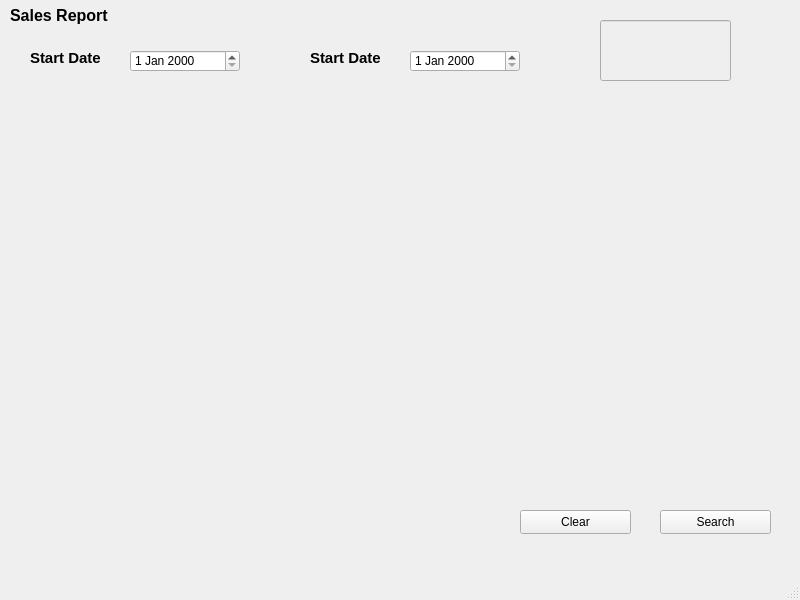
<?xml version="1.0" encoding="UTF-8"?>
<ui version="4.0">
 <class>MainWindow</class>
 <widget class="QMainWindow" name="MainWindow">
  <property name="geometry">
   <rect>
    <x>0</x>
    <y>0</y>
    <width>800</width>
    <height>600</height>
   </rect>
  </property>
  <property name="windowTitle">
   <string>MainWindow</string>
  </property>
  <widget class="QWidget" name="centralwidget">
   <widget class="QLabel" name="label">
    <property name="geometry">
     <rect>
      <x>10</x>
      <y>0</y>
      <width>111</width>
      <height>31</height>
     </rect>
    </property>
    <property name="font">
     <font>
      <pointsize>12</pointsize>
      <bold>true</bold>
     </font>
    </property>
    <property name="text">
     <string>Sales Report</string>
    </property>
   </widget>
   <widget class="QDateEdit" name="dateEdit">
    <property name="geometry">
     <rect>
      <x>130</x>
      <y>50</y>
      <width>110</width>
      <height>22</height>
     </rect>
    </property>
   </widget>
   <widget class="QLabel" name="label_2">
    <property name="geometry">
     <rect>
      <x>30</x>
      <y>50</y>
      <width>91</width>
      <height>16</height>
     </rect>
    </property>
    <property name="font">
     <font>
      <pointsize>11</pointsize>
      <bold>true</bold>
     </font>
    </property>
    <property name="text">
     <string>Start Date</string>
    </property>
   </widget>
   <widget class="QLabel" name="label_3">
    <property name="geometry">
     <rect>
      <x>310</x>
      <y>50</y>
      <width>91</width>
      <height>16</height>
     </rect>
    </property>
    <property name="font">
     <font>
      <pointsize>11</pointsize>
      <bold>true</bold>
     </font>
    </property>
    <property name="text">
     <string>Start Date</string>
    </property>
   </widget>
   <widget class="QDateEdit" name="dateEdit_2">
    <property name="geometry">
     <rect>
      <x>410</x>
      <y>50</y>
      <width>110</width>
      <height>22</height>
     </rect>
    </property>
   </widget>
   <widget class="QWidget" name="widget" native="true">
    <property name="geometry">
     <rect>
      <x>20</x>
      <y>110</y>
      <width>741</width>
      <height>391</height>
     </rect>
    </property>
   </widget>
   <widget class="QLineEdit" name="lineEdit">
    <property name="enabled">
     <bool>false</bool>
    </property>
    <property name="geometry">
     <rect>
      <x>600</x>
      <y>20</y>
      <width>131</width>
      <height>61</height>
     </rect>
    </property>
    <property name="font">
     <font>
      <pointsize>12</pointsize>
      <bold>true</bold>
     </font>
    </property>
    <property name="text">
     <string/>
    </property>
   </widget>
   <widget class="QPushButton" name="pushButton">
    <property name="geometry">
     <rect>
      <x>660</x>
      <y>510</y>
      <width>111</width>
      <height>24</height>
     </rect>
    </property>
    <property name="text">
     <string>Search</string>
    </property>
   </widget>
   <widget class="QPushButton" name="pushButton_2">
    <property name="geometry">
     <rect>
      <x>520</x>
      <y>510</y>
      <width>111</width>
      <height>24</height>
     </rect>
    </property>
    <property name="text">
     <string>Clear</string>
    </property>
   </widget>
  </widget>
  <widget class="QMenuBar" name="menubar">
   <property name="geometry">
    <rect>
     <x>0</x>
     <y>0</y>
     <width>800</width>
     <height>22</height>
    </rect>
   </property>
  </widget>
  <widget class="QStatusBar" name="statusbar"/>
 </widget>
 <resources/>
 <connections/>
</ui>
